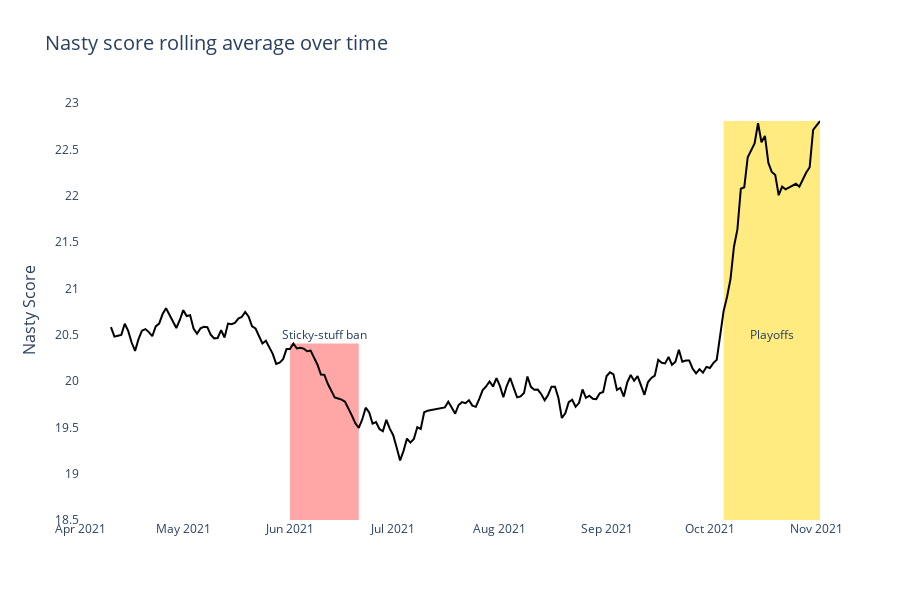

Notebook code for this chart:
### Code cell
plot_data = data.groupby(['game_date']).agg({'nasty_score': 'mean'})\
    .reset_index()

plot_data['nasty_score_smooth'] = plot_data['nasty_score'].rolling(
    window=10).mean()

fig = go.Figure()

fig.add_trace(go.Scatter(x=plot_data.game_date,
                         y=plot_data.nasty_score_smooth,
                         marker=dict(color='black')))

sticky_max = plot_data.loc[
    (plot_data['game_date'] <= '2021-06-21') &
    (plot_data['game_date'] >= '2021-06-02'), 'nasty_score_smooth'].max()

playoff_max = plot_data.loc[
    (plot_data['game_date'] <= '2021-11-02') &
    (plot_data['game_date'] >= '2021-10-05'), 'nasty_score_smooth'].max()

fig.add_shape(
    type="rect",
    x0="2021-06-01",
    y0=18.5,
    x1="2021-06-21",
    y1=sticky_max,
    fillcolor="Red",
    line_width=0,
    layer="below",
    opacity=0.35
)

fig.add_shape(
    type="rect",
    x0='2021-10-05',
    y0=18.5,
    x1='2021-11-02',
    y1=playoff_max,
    fillcolor="Gold",
    line_width=0,
    layer="below",
    opacity=0.5
)

fig.add_annotation(
    x='2021-06-11', y=20.5,
    text='Sticky-stuff ban',
    showarrow=False)

fig.add_annotation(
    x='2021-10-19', y=20.5,
    text='Playoffs',
    showarrow=False)

fig.update_layout(
    title='Nasty score rolling average over time',
    title_font_size=20.1,
    plot_bgcolor='rgba(0,0,0,0)',
    height=600
)

fig.update_xaxes(showgrid=False)
fig.update_yaxes(showgrid=False, title='Nasty Score', title_font_size=16)

if not os.path.exists('images'):
    os.mkdir('images')
    
fig.write_image('images/nasty_plot.jpeg', width=1500, height=600)

fig.show()

### Figure 1 — Plotly figure (JSON) as saved in the notebook; plotly's stock layout.template omitted (floating-point values rounded to 4 significant figures; data arrays with more than 128 entries replaced by an {"elided": "..."} marker saying what was removed)
{"data": [{"marker": {"color": "black"}, "type": "scatter", "x": {"elided": "206 str values"}, "y": {"elided": "206 float values"}}], "layout": {"annotations": [{"showarrow": false, "text": "Sticky-stuff ban", "x": "2021-06-11", "y": 20.5}, {"showarrow": false, "text": "Playoffs", "x": "2021-10-19", "y": 20.5}], "height": 600, "plot_bgcolor": "rgba(0,0,0,0)", "shapes": [{"fillcolor": "Red", "layer": "below", "line": {"width": 0}, "opacity": 0.35, "type": "rect", "x0": "2021-06-01", "x1": "2021-06-21", "y0": 18.5, "y1": 20.41}, {"fillcolor": "Gold", "layer": "below", "line": {"width": 0}, "opacity": 0.5, "type": "rect", "x0": "2021-10-05", "x1": "2021-11-02", "y0": 18.5, "y1": 22.81}], "title": {"font": {"size": 20.1}, "text": "Nasty score rolling average over time"}, "xaxis": {"showgrid": false}, "yaxis": {"showgrid": false, "title": {"font": {"size": 16}, "text": "Nasty Score"}}}}
